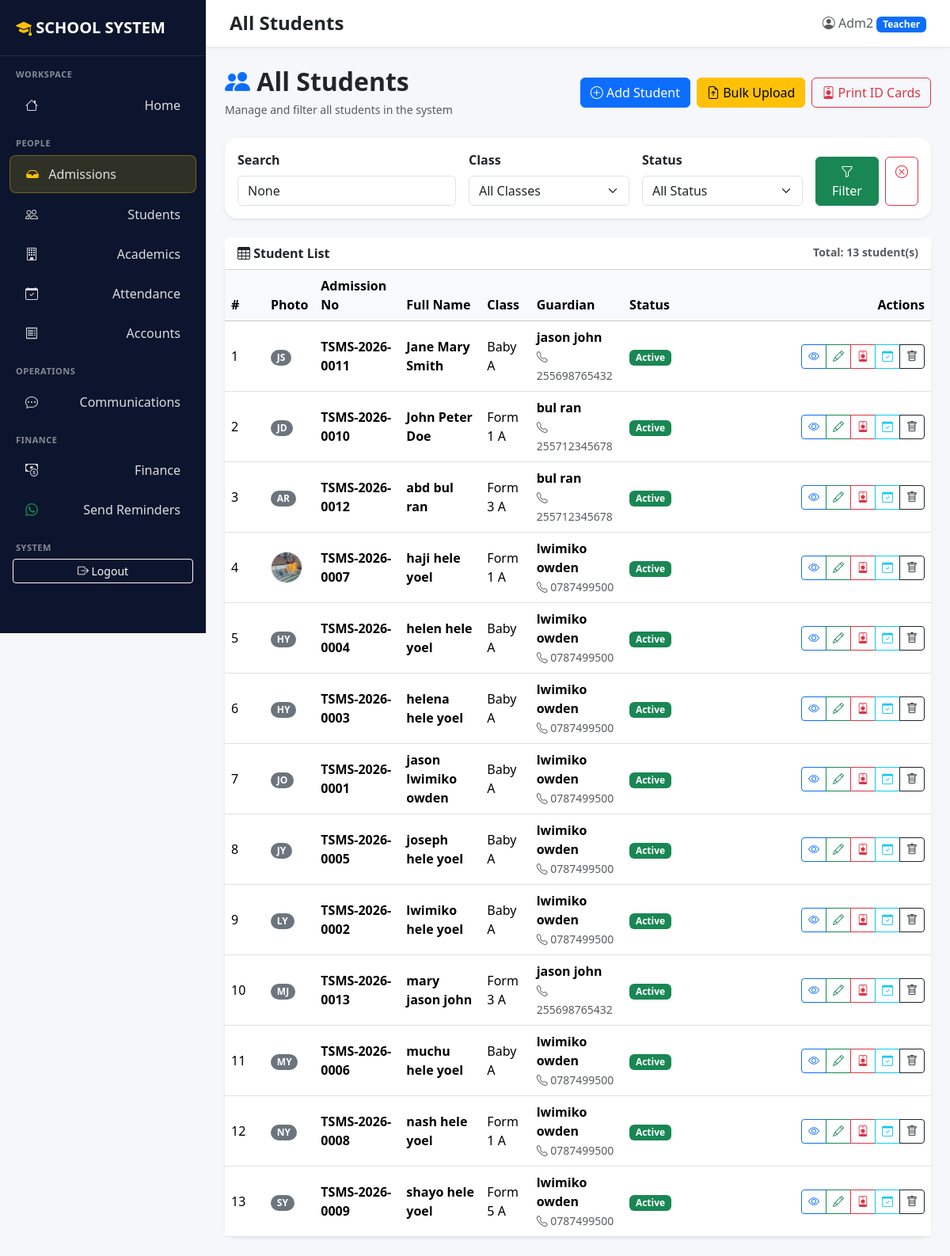
The app's page /school-management/students/ (signed in) with its own data.
### accounts/models.py (models this page shows)
class User(AbstractUser):
    ROLE_CHOICES = [
        ("admin", "Administrator"),
        ("teacher", "Teacher"),
        ("accountant", "Accountant"),
        ("headteacher", "Head Teacher"),
        ("parent", "Parent"),
    ]
    role = models.CharField(max_length=20, choices=ROLE_CHOICES, default="teacher")
    phone = models.CharField(max_length=20, blank=True, null=True)
    teacher_profile = models.OneToOneField(
        'academics.Teacher',
        null=True,
        blank=True,
        on_delete=models.SET_NULL
    )
    guardian_profile = models.OneToOneField(
        'students.Guardian',
        null=True,
        blank=True,
        on_delete=models.SET_NULL
    )

### students/models.py (models this page shows, shortened)
class Student(models.Model):
    GENDER_CHOICES = [
        ("M", "Male"),
        ("F", "Female"),
    ]
    STATUS_CHOICES = [
        ("ACTIVE", "Active"),
        ("TRANSFERRED", "Transferred"),
        ("GRADUATED", "Graduated"),
    ]
    admission_number = models.CharField(
        max_length=30,
        unique=True,
        blank=True,
        editable=False  # so users can't manually type a duplicate
    )
    first_name = models.CharField(max_length=100)
    middle_name = models.CharField(max_length=100, blank=True)
    last_name = models.CharField(max_length=100)
    gender = models.CharField(
        max_length=1,
        choices=GENDER_CHOICES
    )
    date_of_birth = models.DateField()
    guardian = models.ForeignKey(
        Guardian,
        on_delete=models.CASCADE,
        related_name="students"
    )
    class_room = models.ForeignKey(
        "academics.ClassRoom",
        on_delete=models.SET_NULL,
        null=True,
        blank=True,
        related_name="students"
    )
    photo = models.ImageField(
        upload_to="students/",
        blank=True,
        null=True
    )
    admission_date = models.DateField(auto_now_add=True)
    admission_year = models.PositiveIntegerField(
        default=datetime.date.today().year
    )
    nationality = models.CharField(
        max_length=50,
        default="Tanzanian"
    )
    religion = models.CharField(
        max_length=50,
        blank=True
    )
    blood_group = models.CharField(
        max_length=5,
        blank=True
    )
    status = models.CharField(
        max_length=20,
        choices=STATUS_CHOICES,
        default="ACTIVE"
    )
    is_active = models.BooleanField(default=True)
    class Meta:
        ordering = ["first_name", "last_name"]
    @property
    def full_name(self):
        name = f"{self.first_name} {self.middle_name} {self.last_name}"
        return " ".join(name.split()) # removes double spaces if no middle name

class Guardian(models.Model):
    first_name = models.CharField(max_length=100)
    last_name = models.CharField(max_length=100)
    phone = models.CharField(max_length=20)
    alternative_phone = models.CharField(max_length=20, blank=True)
    email = models.EmailField(blank=True)
    address = models.TextField(blank=True)
    class Meta:
        ordering = ["first_name", "last_name"]

### academics/models.py (models this page shows, shortened)
class ClassRoom(models.Model):
    LEVEL_GROUP = {
        'BABY': 'PRE_PRIMARY', 'MIDDLE': 'PRE_PRIMARY', 'TOP': 'PRE_PRIMARY',
        'G1': 'PRE_PRIMARY', 'G2': 'PRE_PRIMARY', 'G3': 'PRE_PRIMARY',
        'G4': 'PRE_PRIMARY', 'G5': 'PRE_PRIMARY', 'G6': 'PRE_PRIMARY', 'G7': 'PRE_PRIMARY',
        'F1': 'ORDINARY', 'F2': 'ORDINARY', 'F3': 'ORDINARY', 'F4': 'ORDINARY',
        'F5': 'ADVANCED', 'F6': 'ADVANCED',
    }
    LEVEL_CHOICES = [
        ("BABY", "Baby"),
        ("MIDDLE", "Middle"),
        ("TOP", "Top"),
        ("G1", "Grade 1"),
        ("G2", "Grade 2"),
        ("G3", "Grade 3"),
        ("G4", "Grade 4"),
        ("G5", "Grade 5"),
        ("G6", "Grade 6"),
        ("G7", "Grade 7"),
        ("F1", "Form 1"),
        ("F2", "Form 2"),
        ("F3", "Form 3"),
        ("F4", "Form 4"),
        ("F5", "Form 5"),
        ("F6", "Form 6"),
    ]
    STREAM_CHOICES = [
        ("A", "A"),
        ("B", "B"),
        ("C", "C"),
    ]
    level = models.CharField(
        max_length=10,
        choices=LEVEL_CHOICES
    )
    stream = models.CharField(
        max_length=1,
        choices=STREAM_CHOICES
    )
    class_teacher = models.ForeignKey(
        Teacher,
        on_delete=models.SET_NULL,
        null=True,
        blank=True,
        related_name="classrooms"
    )
    class Meta:
        unique_together = ("level", "stream")
        ordering = ["level", "stream"]
    def __str__(self):
        return f"{self.get_level_display()} {self.stream}"

### students/views.py (the view, shortened to what this page needs)
# urls.py: path("", views.student_list, name="student_list"),
@login_required
@user_passes_test(is_teacher)
def student_list(request):
    query = request.GET.get("q")
    class_id = request.GET.get("class")
    status = request.GET.get("status")
    students = Student.objects.select_related('class_room', 'guardian').all().order_by('first_name', 'last_name')
    if class_id:
        students = students.filter(class_room_id=class_id)
    if status:
        students = students.filter(status=status)
    classes = ClassRoom.objects.all().order_by('level', 'stream')
    context = {
        'students': students,
        'classes': classes,
        'query': query,
        'selected_class': int(class_id) if class_id else None,
        'selected_status': status,
    }
    return render(request, "students/student_list.html", context)

### students/templates/students/student_list.html (shortened to what this page needs)
{% extends 'base.html' %}
{% block page_title %}All Students{% endblock %}
{% block content %}
<div class="d-flex justify-content-between align-items-center mb-4 flex-wrap gap-2">
    <div>
        <h2 class="fw-bold mb-1"><i class="bi bi-people-fill text-primary"></i> All Students</h2>
        <small class="text-muted">Manage and filter all students in the system</small>
    </div>
    <div class="d-flex gap-2 flex-wrap">
        <a href="{% url 'students:student_create' %}" class="btn btn-primary">
            <i class="bi bi-plus-circle"></i> Add Student
        </a>
        <a href="{% url 'students:student_bulk_upload' %}" class="btn btn-warning">
            <i class="bi bi-file-earmark-arrow-up"></i> Bulk Upload
        </a>
        <a href="{% url 'students:student_id_cards' %}" class="btn btn-outline-danger">
            <i class="bi bi-person-badge"></i> Print ID Cards
        </a>
    </div>
</div>
<div class="card shadow-sm mb-4 border-0">
    <div class="card-body">
        <form method="get" class="row g-3 align-items-end">
            <div class="col-md-4">
                <label class="form-label fw-semibold">Search</label>
                <input type="text" name="q" value="{{ query }}" class="form-control" placeholder="Name, Adm No...">
            </div>
            <div class="col-md-3">
                <label class="form-label fw-semibold">Class</label>
                <select name="class" class="form-select">
                    <option value="">All Classes</option>
                </select>
            </div>
            <div class="col-md-3">
                <label class="form-label fw-semibold">Status</label>
                <select name="status" class="form-select">
                    <option value="">All Status</option>
                </select>
            </div>
            <div class="col-md-2 d-flex gap-2">
                <button type="submit" class="btn btn-success w-100">
                    <i class="bi bi-funnel"></i> Filter
                </button>
                <a href="{% url 'students:student_list' %}" class="btn btn-outline-danger">
                    <i class="bi bi-x-circle"></i>
                </a>
            </div>
        </form>
    </div>
</div>
<div class="card shadow-sm border-0">
    <div class="card-header bg-white fw-bold d-flex justify-content-between">
        <span><i class="bi bi-table"></i> Student List</span>
        <span class="text-muted small">Total: {{ students.count }} student(s)</span>
    </div>
    <div class="card-body p-0">
        <div class="table-responsive">
            <table class="table table-hover mb-0 align-middle">
                <thead class="table-light">
                    <tr>
                        <th style="width: 50px;">#</th>
                        <th style="width: 50px;">Photo</th>
                        <th>Admission No</th>
                        <th>Full Name</th>
                        <th>Class</th>
                        <th>Guardian</th>
                        <th>Status</th>
                        <th class="text-end" style="width: 320px;">Actions</th>
                    </tr>
                </thead>
                <tbody>
                    {% for student in students %}
                    <tr>
                        <td>{{ forloop.counter }}</td>
                        <td>
                            {% if student.photo %}
                                <img src="{{ student.photo.url }}" class="rounded-circle border" width="40" height="40" style="object-fit: cover;">
                            {% else %}
                                <span class="badge rounded-pill bg-secondary">
                                    {{ student.first_name|first|upper }}{{ student.last_name|first|upper }}
                                </span>
                            {% endif %}
                        </td>
                        <td><span class="fw-semibold">{{ student.admission_number }}</span></td>
                        <td class="fw-bold">{{ student.full_name }}</td>
                        <td>{{ student.class_room|default:"Not Assigned" }}</td>
                        <td>
                            {% if student.guardian %}
                                <span class="fw-semibold">{{ student.guardian.first_name }} {{ student.guardian.last_name }}</span><br>
                                <small class="text-muted"><i class="bi bi-telephone"></i> {{ student.guardian.phone }}</small>
                            {% else %}
                                <span class="text-muted">No Guardian</span>
                            {% endif %}
                        </td>
                        <td>
                            {% if student.status == 'ACTIVE' %}
                                <span class="badge bg-success">{{ student.get_status_display }}</span>
                            {% elif student.status == 'GRADUATED' %}
                                <span class="badge bg-primary">{{ student.get_status_display }}</span>
                            {% elif student.status == 'TRANSFERRED' %}
                                <span class="badge bg-warning text-dark">{{ student.get_status_display }}</span>
                            {% else %}
                                <span class="badge bg-secondary">{{ student.get_status_display }}</span>
                            {% endif %}
                        </td>
                        <td>
                            <div class="btn-group btn-group-sm float-end" role="group">
                                <a href="{% url 'students:student_detail' student.pk %}" class="btn btn-outline-primary" title="View">
                                    <i class="bi bi-eye"></i>
                                </a>
                                <a href="{% url 'students:student_update' student.pk %}" class="btn btn-outline-success" title="Edit">
                                    <i class="bi bi-pencil"></i>
                                </a>
                                <a href="{% url 'students:student_id_card_single' student.pk %}" class="btn btn-outline-danger" title="Print ID Card">
                                    <i class="bi bi-person-badge"></i>
                                </a>
                                <a href="{% url 'students:student_attendance_report' student.id %}" class="btn btn-outline-info" title="Attendance">
                                    <i class="bi bi-calendar-check"></i>
                                </a>
                                <button type="button" class="btn btn-outline-dark" data-bs-toggle="modal" data-bs-target="#deleteModal{{ student.pk }}" title="Delete">
                                    <i class="bi bi-trash"></i>
                                </button>
                            </div>
                        </td>
                    </tr>
                    {% endfor %}
                </tbody>
            </table>
        </div>
    </div>
</div>
{% endblock %}

### templates/base.html (shortened to what this page needs)
<!DOCTYPE html>
<html lang="en">
<head>
    <link href="https://cdn.jsdelivr.net/npm/bootstrap@5.3.2/dist/css/bootstrap.min.css" rel="stylesheet">
    <link rel="stylesheet" href="https://cdn.jsdelivr.net/npm/bootstrap-icons@1.11.3/font/bootstrap-icons.css">
</head>
<body class="{% if not user.is_authenticated %}login-body{% endif %}">
{% if user.is_authenticated %}
<nav class="sidebar" id="sidebar">
    <div class="brand">
        <i class="bi bi-mortarboard-fill text-warning"></i> SCHOOL SYSTEM
    </div>
    {% if user.is_superuser or user.role == 'admin' %}
        <div class="section-title">Workspace</div>
        <ul class="nav flex-column">
            <li class="nav-item"><a class="nav-link" href="{% url 'dashboard:home' %}"><i class="bi bi-house"></i> Home</a></li>
        </ul>
        <div class="section-title">People</div>
        <ul class="nav flex-column">
            <li class="nav-item">
                <a class="nav-link" href="/admissions/manage/" style="background: rgba(255,215,0,0.15); border: 1px solid rgba(255,215,0,0.3);">
                    <span><i class="bi bi-inbox-fill text-warning"></i> Admissions</span>
                </a>
            </li>
            <li class="nav-item"><a class="nav-link" href="{% url 'students:student_list' %}"><i class="bi bi-people"></i> Students</a></li>
            <li class="nav-item"><a class="nav-link" href="{% url 'academics:class_list' %}"><i class="bi bi-building"></i> Academics</a></li>
            <li class="nav-item"><a class="nav-link" href="{% url 'students:daily_attendance_summary' %}"><i class="bi bi-calendar-check"></i> Attendance</a></li>
            <li class="nav-item"><a class="nav-link" href="{% url 'accounts:account_manage' %}"><i class="bi bi-receipt"></i> Accounts</a></li>
        </ul>
        <div class="section-title">Operations</div>
        <ul class="nav flex-column">
            <li class="nav-item"><a class="nav-link" href="#"><i class="bi bi-chat-dots"></i> Communications</a></li>
        </ul>
        <div class="section-title">Finance</div>
        <ul class="nav flex-column">
            <li class="nav-item"><a class="nav-link" href="{% url 'finance:dashboard' %}"><i class="bi bi-cash-coin"></i> Finance</a></li>
            <li class="nav-item"><a class="nav-link" href="{% url 'finance:send_reminders' %}"><i class="bi bi-whatsapp text-success"></i> Send Reminders</a></li>
        </ul>
    {% elif user.role == 'parent' %}
        <div class="section-title">Parent Portal</div>
        <ul class="nav flex-column">
            <li class="nav-item"><a class="nav-link" href="{% url 'students:my_children' %}"><i class="bi bi-people"></i> My Children</a></li>
        </ul>
    {% endif %}
    <div class="section-title">System</div>
    <ul class="nav flex-column">
        <li class="nav-item">
            <form method="post" action="{% url 'logout' %}" class="px-3">
                <button type="submit" class="btn btn-outline-light btn-sm w-100">
                    <i class="bi bi-box-arrow-right"></i> Logout
                </button>
            </form>
        </li>
    </ul>
</nav>
<div class="main-content">
    <div class="topbar d-flex justify-content-between align-items-center">
        <div class="d-flex align-items-center">
            <h4 class="mb-0 fw-bold">{% block page_title %}Dashboard{% endblock %}</h4>
        </div>
        <div class="d-flex align-items-center gap-3">
            <span class="text-muted">
                <i class="bi bi-person-circle"></i> {{ user.username|title }}
                <span class="badge bg-primary">{{ user.role|title }}</span>
            </span>
        </div>
    </div>
    <div class="p-4">
{% endif %}
        {% block content %}{% endblock %}
{% if user.is_authenticated %}
    </div>
</div>
{% endif %}
</body>
</html>

### records on screen
User: username "Adm2", role "Teacher"
Student: first_name|first "J", last_name|first "S", admission_number "TSMS-2026-0011", full_name "Jane Mary Smith", class_room "Baby A", guardian.first_name "jason", guardian.last_name "john", guardian.phone "255698765432", status "Active"
Student: first_name|first "J", last_name|first "D", admission_number "TSMS-2026-0010", full_name "John Peter Doe", class_room "Form 1 A", guardian.first_name "bul", guardian.last_name "ran", guardian.phone "255712345678", status "Active"
Student: first_name|first "A", last_name|first "R", admission_number "TSMS-2026-0012", full_name "abd bul ran", class_room "Form 3 A", guardian.first_name "bul", guardian.last_name "ran", guardian.phone "255712345678", status "Active"
Student: photo (picture), admission_number "TSMS-2026-0007", full_name "haji hele yoel", class_room "Form 1 A", guardian.first_name "lwimiko", guardian.last_name "owden", guardian.phone "0787499500", status "Active"
Student: first_name|first "H", last_name|first "Y", admission_number "TSMS-2026-0004", full_name "helen hele yoel", class_room "Baby A", guardian.first_name "lwimiko", guardian.last_name "owden", guardian.phone "0787499500", status "Active"
Student: first_name|first "H", last_name|first "Y", admission_number "TSMS-2026-0003", full_name "helena hele yoel", class_room "Baby A", guardian.first_name "lwimiko", guardian.last_name "owden", guardian.phone "0787499500", status "Active"
Student: first_name|first "J", last_name|first "O", admission_number "TSMS-2026-0001", full_name "jason lwimiko owden", class_room "Baby A", guardian.first_name "lwimiko", guardian.last_name "owden", guardian.phone "0787499500", status "Active"
Student: first_name|first "J", last_name|first "Y", admission_number "TSMS-2026-0005", full_name "joseph hele yoel", class_room "Baby A", guardian.first_name "lwimiko", guardian.last_name "owden", guardian.phone "0787499500", status "Active"
Student: first_name|first "L", last_name|first "Y", admission_number "TSMS-2026-0002", full_name "lwimiko hele yoel", class_room "Baby A", guardian.first_name "lwimiko", guardian.last_name "owden", guardian.phone "0787499500", status "Active"
Student: first_name|first "M", last_name|first "J", admission_number "TSMS-2026-0013", full_name "mary jason john", class_room "Form 3 A", guardian.first_name "jason", guardian.last_name "john", guardian.phone "255698765432", status "Active"
Student: first_name|first "M", last_name|first "Y", admission_number "TSMS-2026-0006", full_name "muchu hele yoel", class_room "Baby A", guardian.first_name "lwimiko", guardian.last_name "owden", guardian.phone "0787499500", status "Active"
Student: first_name|first "N", last_name|first "Y", admission_number "TSMS-2026-0008", full_name "nash hele yoel", class_room "Form 1 A", guardian.first_name "lwimiko", guardian.last_name "owden", guardian.phone "0787499500", status "Active"
Student: first_name|first "S", last_name|first "Y", admission_number "TSMS-2026-0009", full_name "shayo hele yoel", class_room "Form 5 A", guardian.first_name "lwimiko", guardian.last_name "owden", guardian.phone "0787499500", status "Active"

### other values on screen
{{ students.count }} "13"
